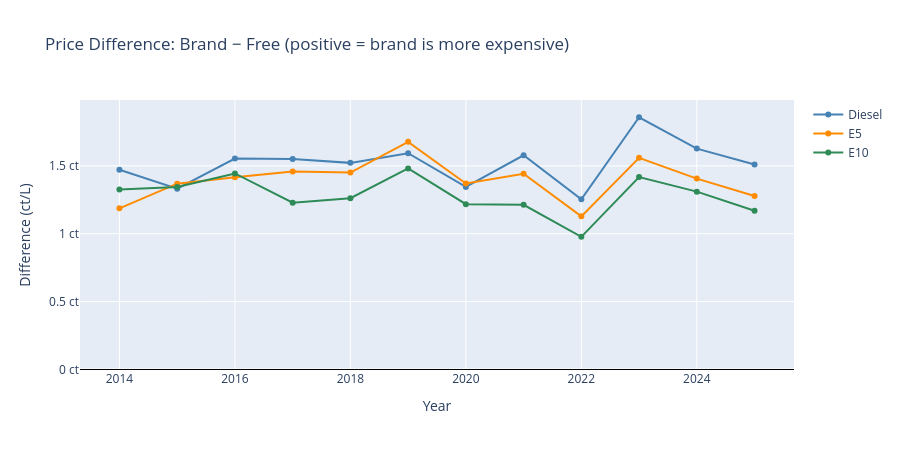

The cell this chart's notebook holds for it:
### Markdown cell above
## Price Difference: Brand minus Free (per year)

### Code cell
years = brand["year"].to_list()

colors = {"Diesel": "steelblue", "E5": "darkorange", "E10": "seagreen"}

fig = go.Figure()
fig.add_hline(y=0, line_color="black", line_width=1)

for col, label in fuels:
    diff_ct = [(b - f) * 100 for b, f in zip(brand[col].to_list(), free[col].to_list())]
    fig.add_trace(go.Scatter(
        x=years, y=[round(v, 3) for v in diff_ct],
        mode="lines+markers", name=label,
        line=dict(color=colors[label], width=2),
        hovertemplate="%{x}: %{y:+.2f} ct/L",
    ))
    avg = sum(diff_ct) / len(diff_ct)
    print(f"{label}: avg difference = {avg:+.2f} ct/L (brand vs. free)")

fig.update_layout(
    title="Price Difference: Brand − Free (positive = brand is more expensive)",
    xaxis_title="Year",
    yaxis_title="Difference (ct/L)",
    yaxis_ticksuffix=" ct",
    hovermode="x unified",
    height=450, width=900,
)
fig.show()

### Figure 1 — Plotly figure (JSON) as saved in the notebook; plotly's stock layout.template omitted (floating-point values rounded to 4 significant figures)
{"data": [{"hovertemplate": "%{x}: %{y:+.2f} ct/L", "line": {"color": "steelblue", "width": 2}, "mode": "lines+markers", "name": "Diesel", "type": "scatter", "x": [2014, 2015, 2016, 2017, 2018, 2019, 2020, 2021, 2022, 2023, 2024, 2025], "y": [1.471, 1.332, 1.554, 1.55, 1.522, 1.593, 1.345, 1.578, 1.254, 1.858, 1.627, 1.51]}, {"hovertemplate": "%{x}: %{y:+.2f} ct/L", "line": {"color": "darkorange", "width": 2}, "mode": "lines+markers", "name": "E5", "type": "scatter", "x": [2014, 2015, 2016, 2017, 2018, 2019, 2020, 2021, 2022, 2023, 2024, 2025], "y": [1.187, 1.369, 1.416, 1.459, 1.451, 1.677, 1.37, 1.442, 1.128, 1.559, 1.406, 1.278]}, {"hovertemplate": "%{x}: %{y:+.2f} ct/L", "line": {"color": "seagreen", "width": 2}, "mode": "lines+markers", "name": "E10", "type": "scatter", "x": [2014, 2015, 2016, 2017, 2018, 2019, 2020, 2021, 2022, 2023, 2024, 2025], "y": [1.325, 1.344, 1.444, 1.229, 1.262, 1.481, 1.218, 1.213, 0.977, 1.417, 1.31, 1.169]}], "layout": {"height": 450, "hovermode": "x unified", "shapes": [{"line": {"color": "black", "width": 1}, "type": "line", "x0": 0, "x1": 1, "xref": "x domain", "y0": 0, "y1": 0, "yref": "y"}], "title": {"text": "Price Difference: Brand − Free (positive = brand is more expensive)"}, "width": 900, "xaxis": {"title": {"text": "Year"}}, "yaxis": {"ticksuffix": " ct", "title": {"text": "Difference (ct/L)"}}}}
